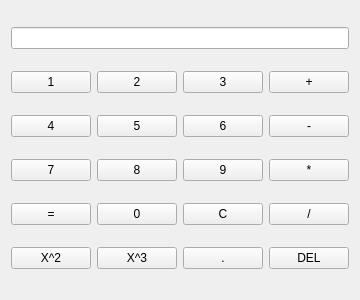
<?xml version="1.0" encoding="UTF-8"?>
<ui version="4.0">
 <class>Calculator</class>
 <widget class="QWidget" name="Calculator">
  <property name="geometry">
   <rect>
    <x>0</x>
    <y>0</y>
    <width>336</width>
    <height>300</height>
   </rect>
  </property>
  <property name="maximumSize">
   <size>
    <width>336</width>
    <height>300</height>
   </size>
  </property>
  <property name="windowTitle">
   <string>Calculator</string>
  </property>
  <layout class="QGridLayout" name="gridLayout">
   <item row="5" column="0">
    <widget class="QPushButton" name="tsquare">
     <property name="text">
      <string>X^2</string>
     </property>
    </widget>
   </item>
   <item row="5" column="1">
    <widget class="QPushButton" name="tcube">
     <property name="text">
      <string>X^3</string>
     </property>
    </widget>
   </item>
   <item row="4" column="1">
    <widget class="QPushButton" name="t0">
     <property name="text">
      <string>0</string>
     </property>
     <property name="shortcut">
      <string>0</string>
     </property>
    </widget>
   </item>
   <item row="4" column="2">
    <widget class="QPushButton" name="tclear">
     <property name="text">
      <string>C</string>
     </property>
    </widget>
   </item>
   <item row="4" column="3">
    <widget class="QPushButton" name="tdiv">
     <property name="text">
      <string>/</string>
     </property>
     <property name="shortcut">
      <string>/</string>
     </property>
    </widget>
   </item>
   <item row="4" column="0">
    <widget class="QPushButton" name="tequals">
     <property name="text">
      <string>=</string>
     </property>
     <property name="shortcut">
      <string>=, F10</string>
     </property>
    </widget>
   </item>
   <item row="5" column="2">
    <widget class="QPushButton" name="tpoint">
     <property name="text">
      <string>.</string>
     </property>
     <property name="shortcut">
      <string>.</string>
     </property>
    </widget>
   </item>
   <item row="0" column="0" colspan="4">
    <widget class="QLineEdit" name="tinput">
     <property name="alignment">
      <set>Qt::AlignRight|Qt::AlignTop|Qt::AlignTrailing</set>
     </property>
    </widget>
   </item>
   <item row="1" column="2">
    <widget class="QPushButton" name="t3">
     <property name="text">
      <string>3</string>
     </property>
     <property name="shortcut">
      <string>3</string>
     </property>
    </widget>
   </item>
   <item row="1" column="3">
    <widget class="QPushButton" name="tadd">
     <property name="text">
      <string>+</string>
     </property>
     <property name="shortcut">
      <string>+</string>
     </property>
    </widget>
   </item>
   <item row="1" column="1">
    <widget class="QPushButton" name="t2">
     <property name="text">
      <string>2</string>
     </property>
     <property name="shortcut">
      <string>2</string>
     </property>
    </widget>
   </item>
   <item row="2" column="0">
    <widget class="QPushButton" name="t4">
     <property name="text">
      <string>4</string>
     </property>
     <property name="shortcut">
      <string>4</string>
     </property>
    </widget>
   </item>
   <item row="2" column="3">
    <widget class="QPushButton" name="tminus">
     <property name="text">
      <string>-</string>
     </property>
     <property name="shortcut">
      <string>-</string>
     </property>
    </widget>
   </item>
   <item row="2" column="2">
    <widget class="QPushButton" name="t6">
     <property name="text">
      <string>6</string>
     </property>
     <property name="shortcut">
      <string>6</string>
     </property>
    </widget>
   </item>
   <item row="3" column="0">
    <widget class="QPushButton" name="t7">
     <property name="text">
      <string>7</string>
     </property>
     <property name="shortcut">
      <string>7</string>
     </property>
    </widget>
   </item>
   <item row="2" column="1">
    <widget class="QPushButton" name="t5">
     <property name="text">
      <string>5</string>
     </property>
     <property name="shortcut">
      <string>5</string>
     </property>
    </widget>
   </item>
   <item row="3" column="1">
    <widget class="QPushButton" name="t8">
     <property name="text">
      <string>8</string>
     </property>
     <property name="shortcut">
      <string>8</string>
     </property>
    </widget>
   </item>
   <item row="3" column="3">
    <widget class="QPushButton" name="tmul">
     <property name="text">
      <string>*</string>
     </property>
     <property name="shortcut">
      <string>*</string>
     </property>
    </widget>
   </item>
   <item row="3" column="2">
    <widget class="QPushButton" name="t9">
     <property name="text">
      <string>9</string>
     </property>
     <property name="shortcut">
      <string>9</string>
     </property>
    </widget>
   </item>
   <item row="1" column="0">
    <widget class="QPushButton" name="t1">
     <property name="text">
      <string>1</string>
     </property>
     <property name="shortcut">
      <string>1</string>
     </property>
    </widget>
   </item>
   <item row="5" column="3">
    <widget class="QPushButton" name="tdel">
     <property name="text">
      <string>DEL</string>
     </property>
     <property name="shortcut">
      <string>Backspace</string>
     </property>
    </widget>
   </item>
  </layout>
 </widget>
 <resources/>
 <connections>
  <connection>
   <sender>tclear</sender>
   <signal>clicked()</signal>
   <receiver>tinput</receiver>
   <slot>clear()</slot>
   <hints>
    <hint type="sourcelabel">
     <x>241</x>
     <y>222</y>
    </hint>
    <hint type="destinationlabel">
     <x>263</x>
     <y>33</y>
    </hint>
   </hints>
  </connection>
 </connections>
</ui>
